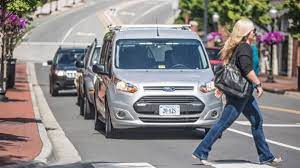
#> input picture Image_Analysis/street_car.jpg, 300 x 168 px
$ python Masking.py
#> lines starting #> are read from the running program, lines starting #| are printed output that depends on the picture; after the words box and inside, x2 and y2 are one past the last pixel; in counts of white or black regions, pixels touching at a corner belong together
import cv2
import numpy as np

image = cv2.imread('street_car.jpg')
#> image is the input picture: shape (168, 300, 3); mean B, G, R 133.2, 132.9, 135.6

img_np = np.zeros((image.shape[:2]), dtype="uint8")

(h, w) = img_np.shape[:2]
#> h = 168; w = 300

mask = cv2.rectangle(img_np, (w - 175, h - 175), (w + 175, h + 175), (255, 255, 255), -1)
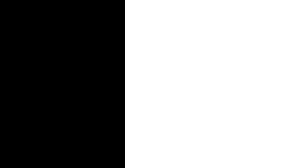
#> img_np: shape (168, 300); 58.3% white; 1 black region, box (x1, y1, x2, y2) and area: (0, 0, 125, 168) 21000

image_mask = cv2.bitwise_and(image, image, mask=mask)
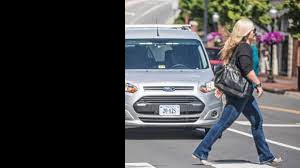
#> image_mask: shape (168, 300, 3); mean B, G, R 75.8, 74.5, 73.7

cv2.imshow("Mask", mask)

cv2.imshow("Masked Image",image_mask)

cv2.waitKey(0)
